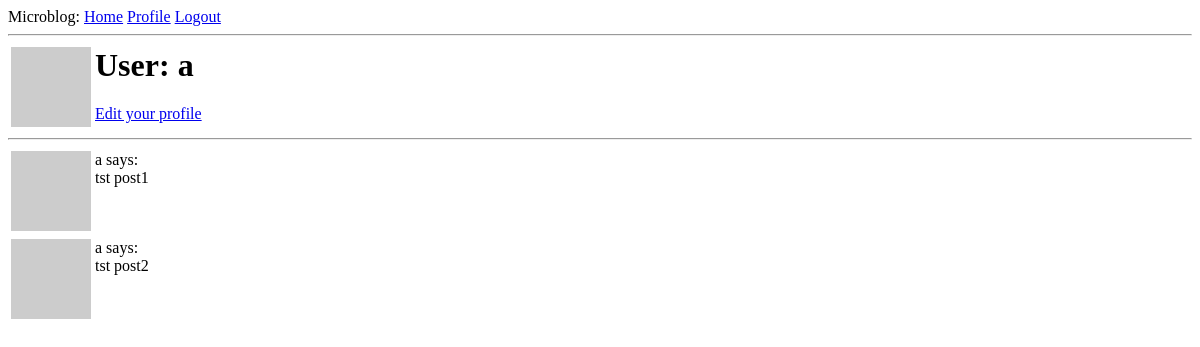
The app's page /user/a (signed in), older data.
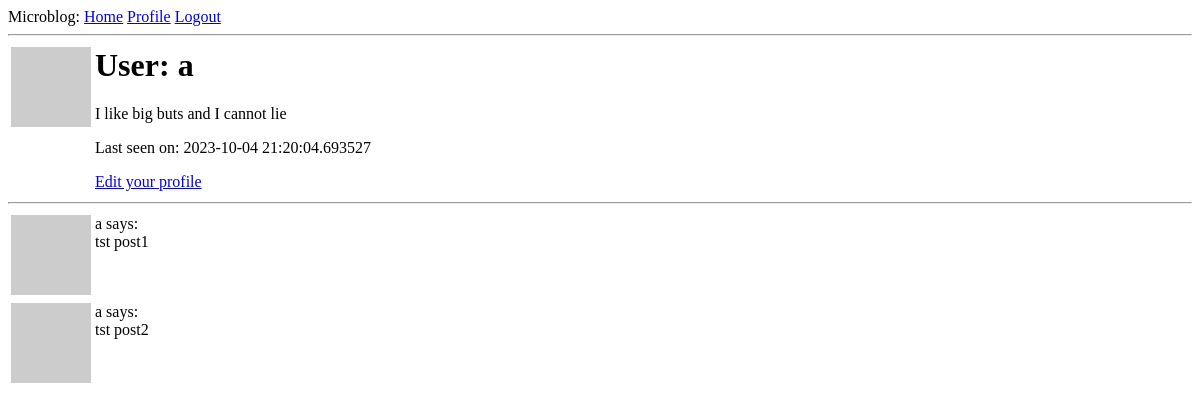
The same page, newer data.
### app/models.py (models this page shows, shortened)
class User(UserMixin, db.Model):
 id = db.Column(db.Integer, primary_key=True)
 username = db.Column(db.String(64), index=True, unique=True)
 email = db.Column(db.String(120), index=True, unique=True)
 password_hash = db.Column(db.String(128))
 posts = db.relationship('Post', backref='author', lazy='dynamic')
 about_me = db.Column(db.String(140))
 last_seen = db.Column(db.DateTime, default=datetime.utcnow)
 def avatar(self, size):
  digest = md5(self.email.lower().encode('utf-8')).hexdigest()
  return 'https://www.gravatar.com/avatar/{}?d=identicon&s={}'.format(digest, size)

### app/routes.py (the view)
@app.route('/user/<username>')
@login_required
def user(username):
 user = db.first_or_404(db.select(User).filter_by(username=username))
 posts = [
  {'author': user, 'body': 'tst post1'},
  {'author': user, 'body': 'tst post2'}
 ]
 return render_template('user.html', user=user, posts=posts)

### app/models.py (called while the page is built)
@login.user_loader
def load_user(user_id):
 user = db.session.execute(db.select(User).filter_by(id=int(user_id))).scalar_one()
 return user

### app/routes.py (called while the page is built)
@app.before_request
def before_request():
 if current_user.is_authenticated:
  current_user.last_seen = datetime.utcnow()
  db.session.commit()

### app/templates/user.html
{% extends 'base.html' %}
{% block content %}
 <table>
  <tr valign="top">
   <td><img src="{{ user.avatar(128) }}"></td>
   <td>
    <h1>User: {{user.username}}</h1>
    {% if user.about_me %}<p>{{ user.about_me }}</p>{% endif %}
    {% if user.last_seen %}<p>Last seen on: {{ user.last_seen }}</p>{% endif %}
    {% if user == current_user %}
     <p><a href="{{ url_for('edit_profile') }}">Edit your profile</a></p>
     {% endif %}
   </td>
  </tr>
 </table>
 <hr>
 {% for post in  posts %}
  {% include '_post.html' %}
 {% endfor %}
{% endblock %}

### app/templates/base.html (shortened to what this page needs)
<html>
    <head>
    </head>
    <body>
        <div>
         Microblog:
         <a href={{ url_for("index") }}>Home</a>
         {% if current_user.is_anonymous %}
         <a href={{ url_for("login") }}>Login</a>
         <a href={{ url_for("signup") }}>Signup</a>
         {% else %}
         <a href="{{ url_for('user', username=current_user.username) }}">Profile</a>
         <a href={{ url_for("logout") }}>Logout</a>
         {% endif %}
        </div>
        <hr>
        {% block content %}{% endblock %}
    </body>
</html>

### app/templates/_post.html (shortened to what this page needs)
<table>
 <tr valign="top">
  <td><img src="{{ post.author.avatar(36) }}"></td>
  <td>{{ post.author.username }} says:<br>{{ post.body }}</td>
</table>

Row changes from the older to the newer data that the page shows:
changed User: about_me (not shown) → "I like big buts and I cannot lie"; last_seen (not shown) → "2023-10-04 21:20:04.693527"
Text that changed along with them:
text now shown: "Last seen on:"
